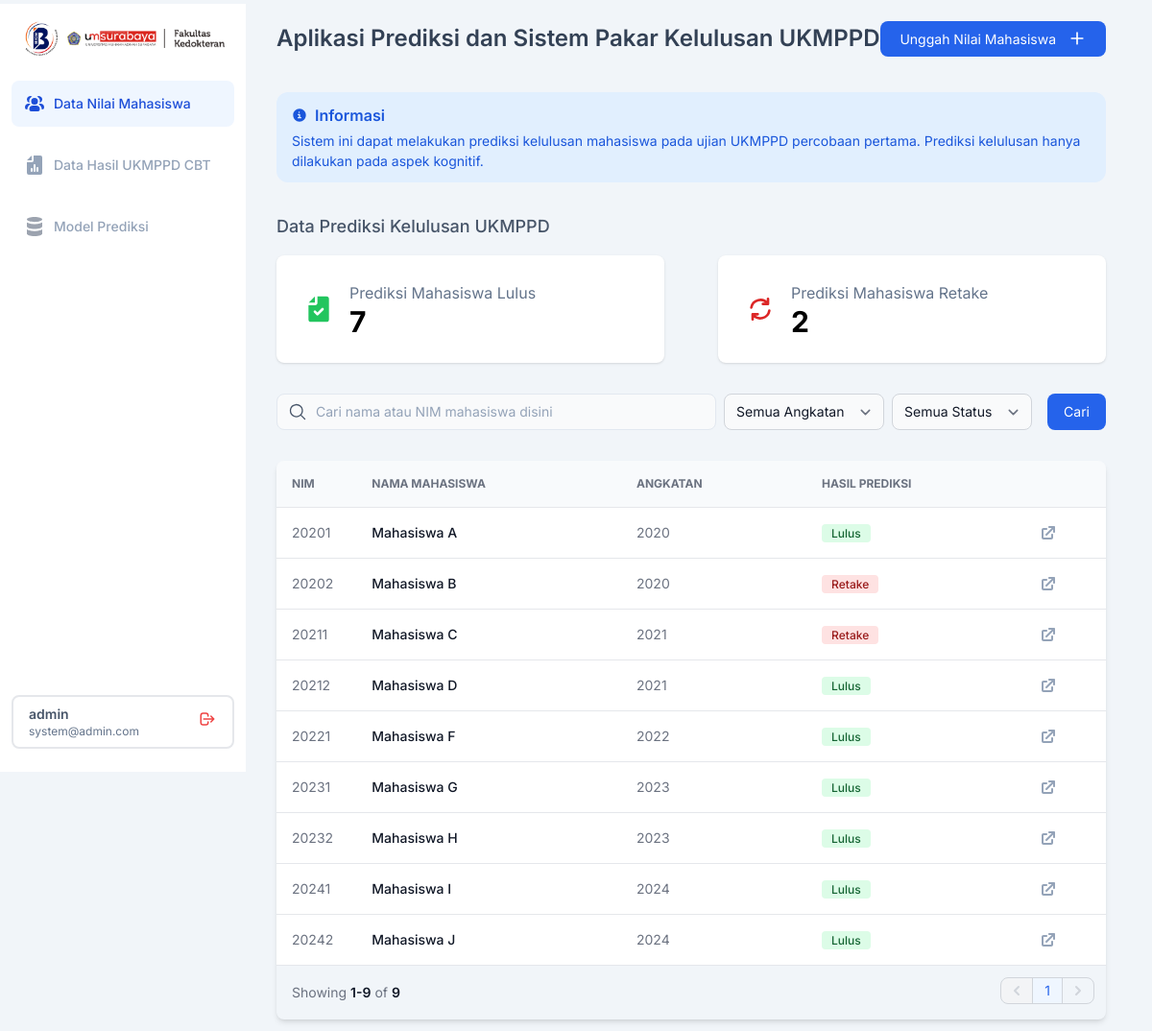
Page / (signed in) on the earlier database version.
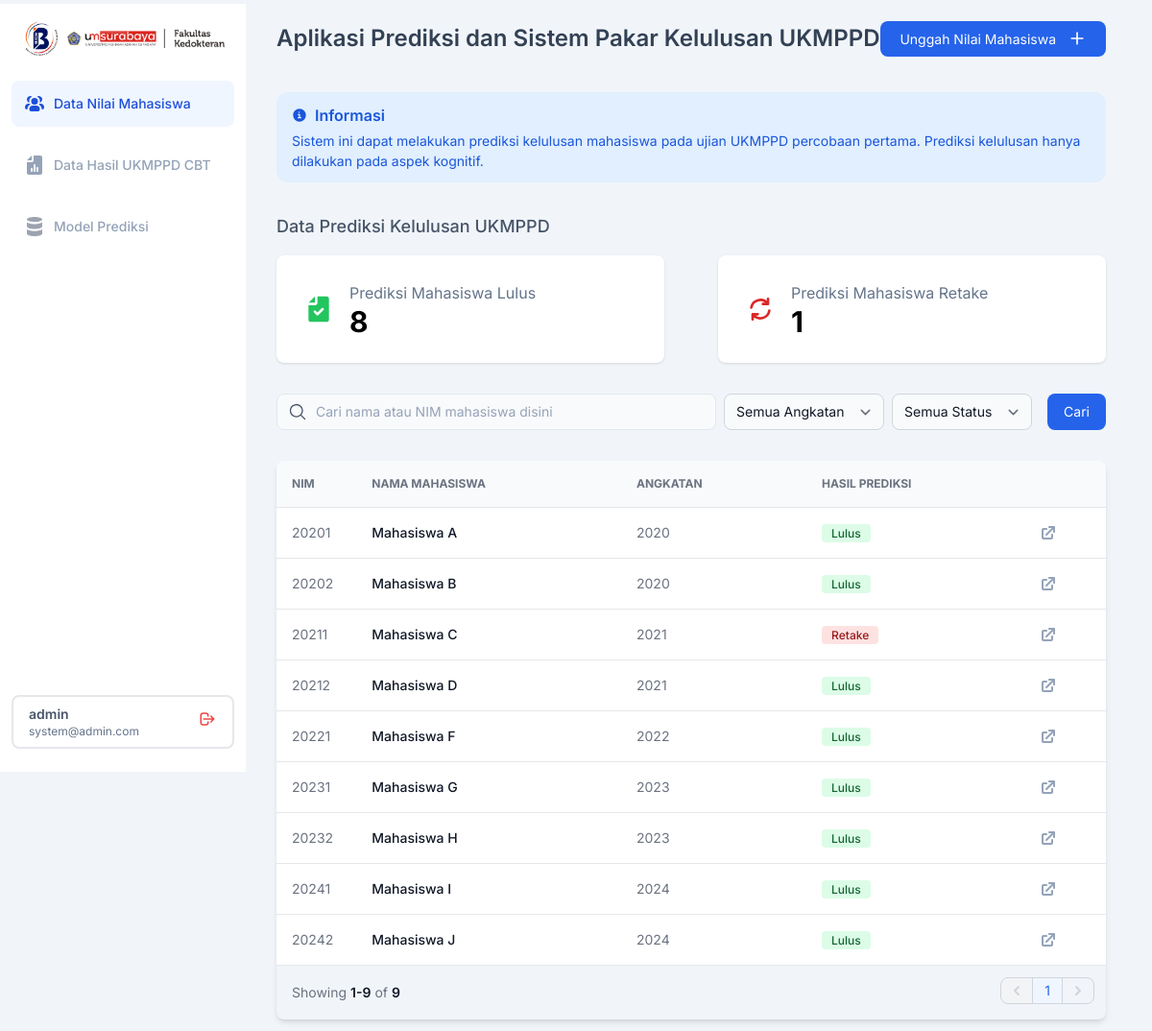
Same page on the later database version.
### dataNilai/models.py (models this page shows, shortened)
class nilaiMahasiswa(models.Model):
    mahasiswa_ID = models.AutoField(primary_key=True)
    nama_mahasiswa = models.CharField(max_length=512)
    NIM = models.IntegerField()
    angkatan = models.CharField(max_length=20)
    semester = models.CharField(max_length=20)
    IPD = models.FloatField(blank=True, null=True)
    IKA = models.FloatField(blank=True, null=True)
    RAD = models.FloatField(blank=True, null=True)
    SRM = models.FloatField(blank=True, null=True)
    KDK = models.FloatField(blank=True, null=True)
    MPK = models.FloatField(blank=True, null=True)
    ANT = models.FloatField(blank=True, null=True)
    MAT = models.FloatField(blank=True, null=True)
    IKM = models.FloatField(blank=True, null=True)
    THTKL = models.FloatField(blank=True, null=True)
    KJW = models.FloatField(blank=True, null=True)
    OT2 = models.FloatField(blank=True, null=True)
    BED = models.FloatField(blank=True, null=True)
    OBG = models.FloatField(blank=True, null=True)
    FOR = models.FloatField(blank=True, null=True)
    MOI = models.FloatField(blank=True, null=True)
    ELK = models.FloatField(blank=True, null=True)
    hasil_ukmppd = models.IntegerField(choices=[(0, 'Retake'), (1, 'Lulus')], null=True, blank=True)
    solution = models.CharField(max_length=1024, blank=True, null=True)
    created_at = models.DateTimeField(auto_now_add=True)
    updated_at = models.DateTimeField(auto_now=True)

### webdemo/views.py (the view)
# urls.py: path('', views.index),
def index(request):
    dashboard = nilaiMahasiswa.objects.all().order_by('nama_mahasiswa')
    record_count = nilaiMahasiswa.objects.all().count()
    angkatan_list = nilaiMahasiswa.objects.values_list('angkatan', flat=True).distinct()
    nilai_search_query = request.GET.get('query')
    nilai_filter_angkatan = request.GET.get('angkatan')
    nilai_filter_status = request.GET.get('status')
    if nilai_search_query:
        dashboard = dashboard.filter(Q(nama_mahasiswa__icontains = nilai_search_query) | Q(NIM__icontains = nilai_search_query))
    if nilai_filter_angkatan and nilai_filter_angkatan != 'Semua Angkatan':
        dashboard = dashboard.filter(angkatan = nilai_filter_angkatan)
    if nilai_filter_status and nilai_filter_status != 'Semua':
        if nilai_filter_status == 'Lulus':
            dashboard = dashboard.filter(hasil_ukmppd = 1)
        elif nilai_filter_status == 'Retake':
            dashboard = dashboard.filter(hasil_ukmppd = 0)
    paginator = Paginator(dashboard, 10)
    page_number = request.GET.get('page')
    page_obj = paginator.get_page(page_number)
    record_count = dashboard.count()
    predict_lulus = nilaiMahasiswa.objects.filter(hasil_ukmppd = 1).count()
    predict_retake = nilaiMahasiswa.objects.filter(hasil_ukmppd = 0).count()
    context = {
        'page_obj': page_obj,
        'record_count': record_count,
        'angkatan_list': angkatan_list,
        'nilai_search_query': nilai_search_query,
        'nilai_filter_angkatan': nilai_filter_angkatan,
        'nilai_filter_status': nilai_filter_status,
        'predict_lulus': predict_lulus,
        'predict_retake': predict_retake,
    }
    return render(request, 'homepage.html', context)

### templates/homepage.html (shortened to what the changed rows need)
{% load static tailwind_tags %}
{% load static %}
<!DOCTYPE html>
<html>
  <head>
    {% tailwind_css %}
  </head>
  <body class="bg-slate-100 font-['Inter']">
    <div class="p-4 gap-y-8 sm:ml-64 mr-8 ps-8 flex flex-col">
      <div class="flex flex-col gap-4">
        <div class="grid md:grid-cols-2 gap-14">
          <div class="flex gap-x-4 items-center bg-white shadow p-7 rounded-lg">
            <div class="flex flex-col justify-start items-start gap-1">
              <span class="text-slate-500 text-[16px] leading-snug">Prediksi Mahasiswa Lulus</span>
              <span class="text-[30px] font-bold leading-none">{{ predict_lulus|default:0 }}</span>
            </div>
          </div>
          <div class="flex gap-x-4 items-center bg-white shadow p-7 rounded-lg">
            <div class="flex flex-col justify-start items-start gap-1">
              <span class="text-slate-500 text-[16px] leading-snug">Prediksi Mahasiswa Retake</span>
              <span class="text-[30px] font-bold leading-none">{{ predict_retake|default:0 }}</span>
            </div>
          </div>
        </div>
      </div>
      <div class="relative overflow-x-auto shadow-md sm:rounded-lg">
        <table class="w-full text-sm text-left rtl:text-right text-gray-500">
          <thead class="text-xs uppercase bg-slate-50 border-b">
            <tr>
              <th scope="col" class="p-4">NIM</th>
              <th scope="col" class="px-6 py-3">Nama Mahasiswa</th>
              <th scope="col" class="px-6 py-3">Angkatan</th>
              <th scope="col" class="px-6 py-3">Hasil Prediksi</th>
              <th scope="col" class="px-6 py-3"></th>
            </tr>
          </thead>
          <tbody>
            {% if page_obj.object_list %}
              {% for dashboard in page_obj.object_list %}
              <tr class="bg-white border-b hover:bg-gray-200">
                <td class="w-4 p-4">{{ dashboard.NIM }}</td>
                <th scope="row" class="px-6 py-4 font-medium text-gray-900 whitespace-nowrap">{{ dashboard.nama_mahasiswa }}</th>
                <td class="px-6 py-4">{{ dashboard.angkatan }}</td>
                <td class="px-6 py-4">
                  {% if dashboard.hasil_ukmppd == 1 %}
                    <span class="bg-green-100 text-green-800 border-green-300 font-['Inter'] text-xs font-medium me-2 px-2.5 py-0.5 rounded">Lulus</span>
                  {% elif dashboard.hasil_ukmppd == 0 %}
                    <span class="bg-red-100 text-red-800 border-red-300 font-['Inter'] text-xs font-medium me-2 px-2.5 py-0.5 rounded">Retake</span>
                  {% endif %}
                </td>
                <td class="px-4 py-4">
                  <a href="{% url 'detail-nilai' dashboard.NIM %}" class="font-medium hover:underline">
                  </a>
                </td>
              </tr>
              {% endfor %}
            {% else %}
              <tr>
                <td colspan="5" class="text-center py-4">Data tidak ditemukan</td>
              </tr>
            {% endif %}
          </tbody>
        </table>
      </div>
    </div>
  </body>
</html>

Differences in the rows shown:
changed nilaiMahasiswa "Mahasiswa B": hasil_ukmppd "Retake" → "Lulus"
Other differences:
{{ predict_lulus|default:0 }}: "7" → "8"
{{ predict_retake|default:0 }}: "2" → "1"
